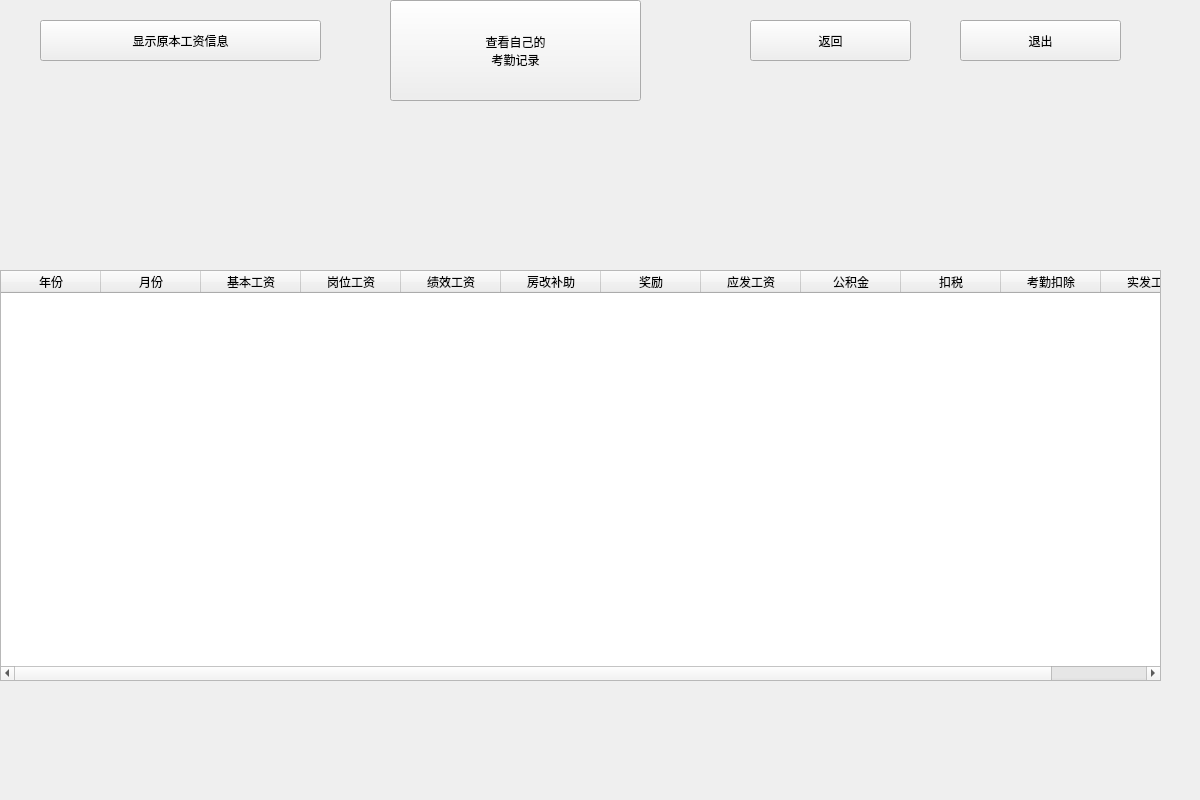
<?xml version="1.0" encoding="UTF-8"?>
<ui version="4.0">
 <class>User_salary</class>
 <widget class="QWidget" name="User_salary">
  <property name="geometry">
   <rect>
    <x>0</x>
    <y>0</y>
    <width>1200</width>
    <height>800</height>
   </rect>
  </property>
  <property name="windowTitle">
   <string>Form</string>
  </property>
  <widget class="QTableWidget" name="table_salary">
   <property name="geometry">
    <rect>
     <x>0</x>
     <y>270</y>
     <width>1161</width>
     <height>411</height>
    </rect>
   </property>
   <column>
    <property name="text">
     <string>年份</string>
    </property>
   </column>
   <column>
    <property name="text">
     <string>月份</string>
    </property>
   </column>
   <column>
    <property name="text">
     <string>基本工资</string>
    </property>
   </column>
   <column>
    <property name="text">
     <string>岗位工资</string>
    </property>
   </column>
   <column>
    <property name="text">
     <string>绩效工资</string>
    </property>
   </column>
   <column>
    <property name="text">
     <string>房改补助</string>
    </property>
   </column>
   <column>
    <property name="text">
     <string>奖励</string>
    </property>
   </column>
   <column>
    <property name="text">
     <string>应发工资</string>
    </property>
   </column>
   <column>
    <property name="text">
     <string>公积金</string>
    </property>
   </column>
   <column>
    <property name="text">
     <string>扣税</string>
    </property>
   </column>
   <column>
    <property name="text">
     <string>考勤扣除</string>
    </property>
   </column>
   <column>
    <property name="text">
     <string>实发工资</string>
    </property>
   </column>
  </widget>
  <widget class="QPushButton" name="btn_back_user">
   <property name="geometry">
    <rect>
     <x>750</x>
     <y>20</y>
     <width>161</width>
     <height>41</height>
    </rect>
   </property>
   <property name="styleSheet">
    <string notr="true">font: 12pt &quot;Agency FB&quot;;</string>
   </property>
   <property name="text">
    <string>返回</string>
   </property>
  </widget>
  <widget class="QPushButton" name="btn_quit">
   <property name="geometry">
    <rect>
     <x>960</x>
     <y>20</y>
     <width>161</width>
     <height>41</height>
    </rect>
   </property>
   <property name="styleSheet">
    <string notr="true">font: 12pt &quot;Agency FB&quot;;</string>
   </property>
   <property name="text">
    <string>退出</string>
   </property>
  </widget>
  <widget class="QPushButton" name="btn_attendence">
   <property name="geometry">
    <rect>
     <x>390</x>
     <y>0</y>
     <width>251</width>
     <height>101</height>
    </rect>
   </property>
   <property name="styleSheet">
    <string notr="true">font: 12pt &quot;Agency FB&quot;;</string>
   </property>
   <property name="text">
    <string>查看自己的
考勤记录</string>
   </property>
  </widget>
  <widget class="QPushButton" name="btn_show_pre">
   <property name="geometry">
    <rect>
     <x>40</x>
     <y>20</y>
     <width>281</width>
     <height>41</height>
    </rect>
   </property>
   <property name="styleSheet">
    <string notr="true">font: 12pt &quot;Agency FB&quot;;</string>
   </property>
   <property name="text">
    <string>显示原本工资信息</string>
   </property>
  </widget>
 </widget>
 <resources/>
 <connections/>
</ui>
